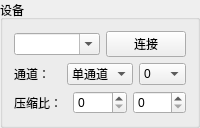
             <widget class="QGroupBox" name="groupBox_18">
              <property name="sizePolicy">
               <sizepolicy hsizetype="Preferred" vsizetype="Preferred">
                <horstretch>0</horstretch>
                <verstretch>0</verstretch>
               </sizepolicy>
              </property>
              <property name="title">
               <string>设备</string>
              </property>
              <layout class="QGridLayout" name="gridLayout_21">
               <item row="2" column="0" colspan="2">
                <layout class="QHBoxLayout" name="horizontalLayout_8">
                 <item>
                  <widget class="QLabel" name="label_54">
                   <property name="text">
                    <string>压缩比：</string>
                   </property>
                  </widget>
                 </item>
                 <item>
                  <widget class="QSpinBox" name="spinBox_jpeg0_quality">
                   <property name="sizePolicy">
                    <sizepolicy hsizetype="Preferred" vsizetype="Fixed">
                     <horstretch>0</horstretch>
                     <verstretch>0</verstretch>
                    </sizepolicy>
                   </property>
                   <property name="minimumSize">
                    <size>
                     <width>45</width>
                     <height>22</height>
                    </size>
                   </property>
                   <property name="minimum">
                    <number>0</number>
                   </property>
                   <property name="maximum">
                    <number>95</number>
                   </property>
                   <property name="value">
                    <number>0</number>
                   </property>
                  </widget>
                 </item>
                 <item>
                  <widget class="QSpinBox" name="spinBox_jpeg1_quality">
                   <property name="sizePolicy">
                    <sizepolicy hsizetype="Preferred" vsizetype="Fixed">
                     <horstretch>0</horstretch>
                     <verstretch>0</verstretch>
                    </sizepolicy>
                   </property>
                   <property name="minimumSize">
                    <size>
                     <width>45</width>
                     <height>22</height>
                    </size>
                   </property>
                   <property name="maximum">
                    <number>95</number>
                   </property>
                  </widget>
                 </item>
                </layout>
               </item>
               <item row="1" column="0" colspan="2">
                <layout class="QHBoxLayout" name="horizontalLayout_9">
                 <item>
                  <widget class="QLabel" name="label_55">
                   <property name="text">
                    <string>通道：</string>
                   </property>
                  </widget>
                 </item>
                 <item>
                  <widget class="QComboBox" name="comboBox_jpeg_stream">
                   <item>
                    <property name="text">
                     <string>单通道</string>
                    </property>
                   </item>
                   <item>
                    <property name="text">
                     <string>双通道</string>
                    </property>
                   </item>
                  </widget>
                 </item>
                 <item>
                  <widget class="QComboBox" name="comboBox_high_stream_mode">
                   <item>
                    <property name="text">
                     <string>0</string>
                    </property>
                   </item>
                   <item>
                    <property name="text">
                     <string>1</string>
                    </property>
                   </item>
                  </widget>
                 </item>
                </layout>
               </item>
               <item row="0" column="0" colspan="2">
                <layout class="QHBoxLayout" name="horizontalLayout_10">
                 <item>
                  <widget class="QComboBox" name="comboBox_ip">
                   <property name="sizePolicy">
                    <sizepolicy hsizetype="Minimum" vsizetype="Fixed">
                     <horstretch>0</horstretch>
                     <verstretch>0</verstretch>
                    </sizepolicy>
                   </property>
                   <property name="minimumSize">
                    <size>
                     <width>75</width>
                     <height>22</height>
                    </size>
                   </property>
                   <property name="editable">
                    <bool>true</bool>
                   </property>
                  </widget>
                 </item>
                 <item>
                  <widget class="QPushButton" name="pushButton_open_camera">
                   <property name="sizePolicy">
                    <sizepolicy hsizetype="Maximum" vsizetype="Fixed">
                     <horstretch>0</horstretch>
                     <verstretch>0</verstretch>
                    </sizepolicy>
                   </property>
                   <property name="minimumSize">
                    <size>
                     <width>60</width>
                     <height>22</height>
                    </size>
                   </property>
                   <property name="text">
                    <string>连接</string>
                   </property>
                  </widget>
                 </item>
                </layout>
               </item>
              </layout>
             </widget>
